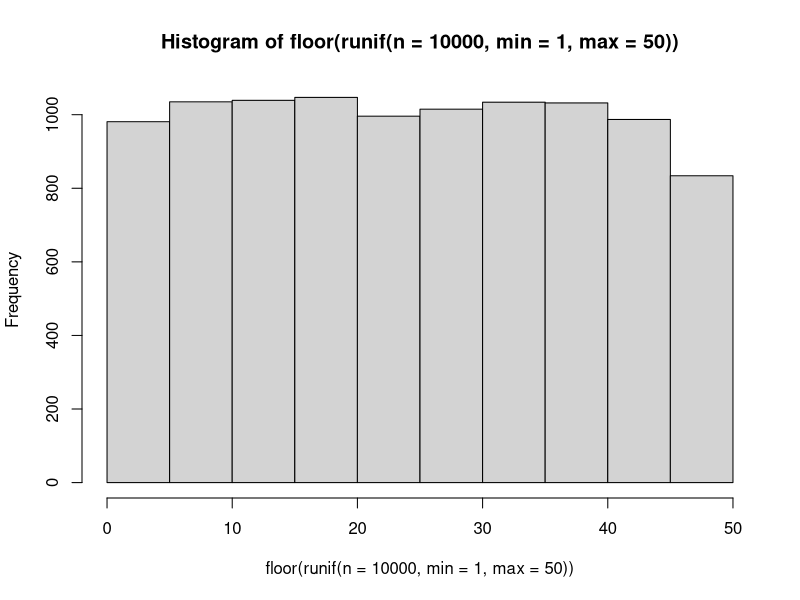
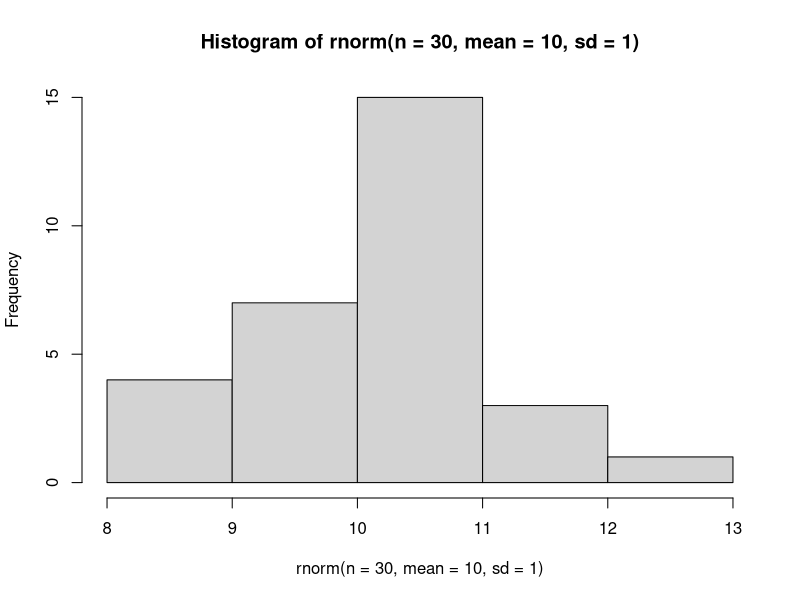
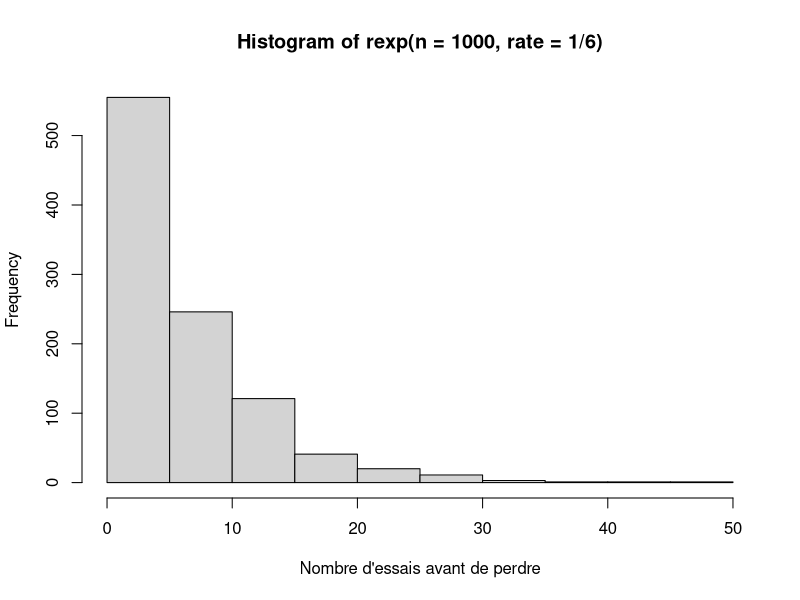
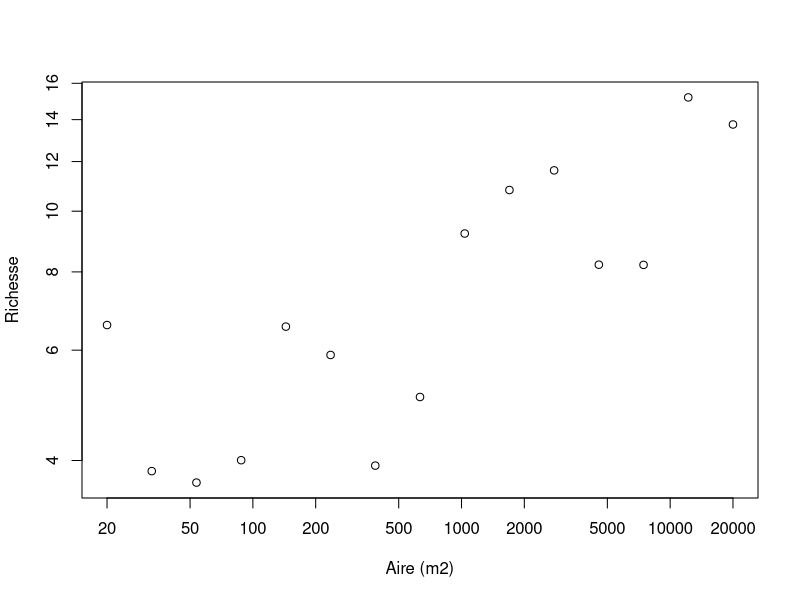
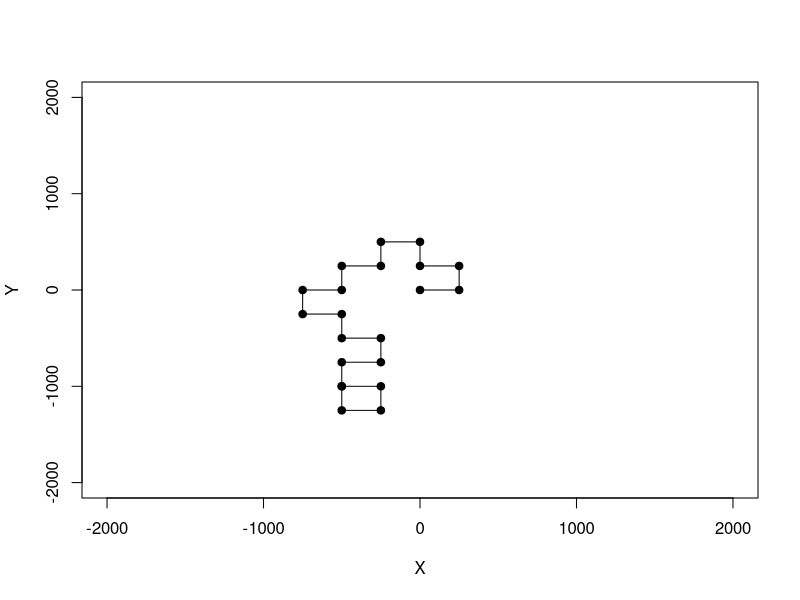
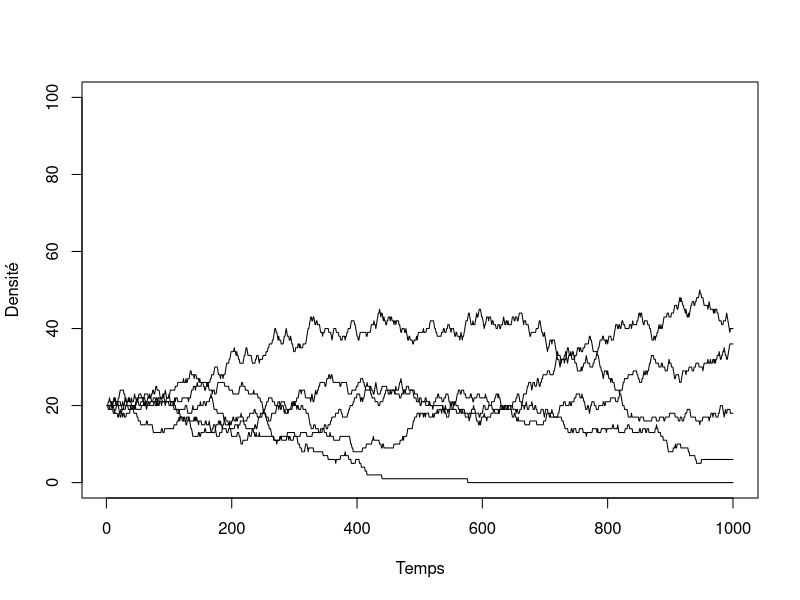
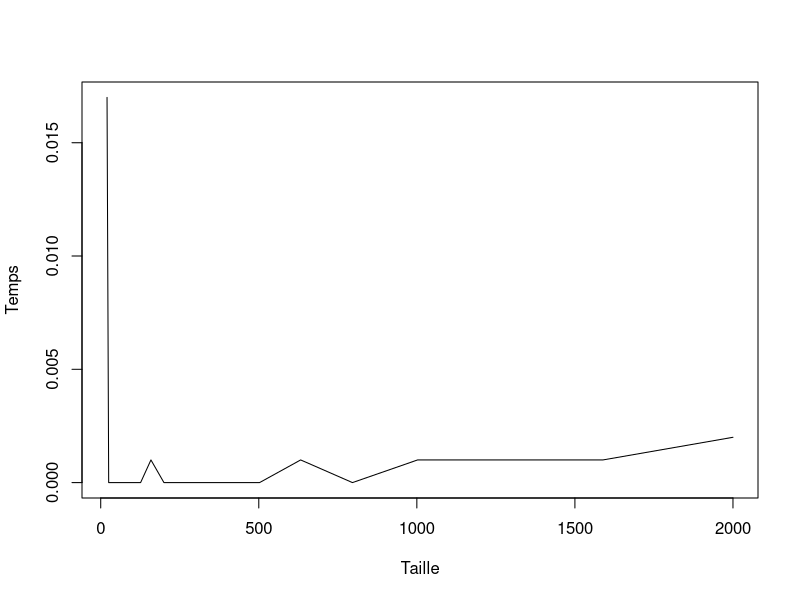

The R script that drew these images, in order:
## ---- chunk 1
tri <- function(x){
	# Calcul de la dimension du vecteur
	taille = length(x)
	ordre = "OUI"
	# Boucle qui tourne jusqu'à ce que tout soit en ordre
	while(ordre == "OUI") {
		ordre = "NON"
		# Boucle qui passe tous les éléments en paire
		for(i in 1:(taille-1)) {
			if(x[i+1] < x[i]) {
				# Inversion des deux lettres
				x[c(i,i+1)] = x[c(i+1,i)]
				# Comme un changement a été fait, l'ordre
				# n'est pas encore garanti
				ordre = "NON"
			}
		}
	}
	return(x)
}
## ---- chunk 2
valeurs = c("2", "3", "4", "5", "6", "7", "8", "9", "10", "valet", "reine", "roi", "as")
couleurs = rep(c("pique", "trèfle", "carreau", "coeur"),each = 13)
cartes = paste(valeurs,"-",couleurs)
tirage = function(n, cartes) {
    sample(x = cartes, size = n, replace = FALSE)
}
tirage(3, cartes)
## ---- chunk 3
hist(floor(runif(n = 10000, min = 1, max = 50)))
## ---- chunk 4
hist(rnorm(n = 30, mean = 10, sd = 1))
## ---- chunk 5
rbinom(n = 10, size = 1, prob = 0.5)
## ---- chunk 6
rmultinom(n = 3, size = 1, prob = rep(1/6, 6))
## ---- chunk 7
hist(rexp(n = 1000, rate = 1/6),
xlab = "Nombre d'essais avant de perdre")
## ---- chunk 8
A = 2*10^seq(1, 4, length.out = 15)
c = 3
z = 0.15
S = rnorm(15, mean = c*A^z, sd = 1.5)
plot(A, S, xlab = "Aire (m2)", ylab = "Richesse",
  log = "xy")
## ---- chunk 9
set.seed(1)
p <- 0.55
alea <- runif(n = 1, min = 0, max = 1)
if(alea < p) res = "pile" else res = "face"
res
## ---- chunk 10
nsteps = 20
xy = matrix(0,nr = 21, nc = 2)
xy[1,] = c(0,0)
direction = 0
set.seed(2)
for(step in 2:(nsteps+1)) {
    # Ḑe quel côté tourner ?
    if(runif(1,0,1) < 0.5) {
      # Tourne à droite
      direction = direction + pi/2 
    }
    else {
      # Tourne à gauche  
      direction = direction - pi/2
    }
    # Calcul des nouvelles coordonnées
    xy[step,1] = xy[step-1,1] + sin(direction)*250 
    xy[step,2] = xy[step-1,2] + cos(direction)*250 
}
## ---- chunk 11
plot(xy[,1],xy[,2], type = "l", xlim = c(-2000,2000),ylim = c(-2000,2000),
    xlab = "X", ylab = "Y")
points(xy[,1],xy[,2],pch = 19)
## ---- chunk 12
etats <- c("A", "B", "C", "D", "E")
p = c(0.1, 0.5, 0.2, 0.05, 0.15)
sum(p)

# On utilise cumsum pour calculer la probabilité cumulative
cump <- cumsum(p)
cump
## ---- chunk 13
alea <- runif(1,0,1)
alea
n_etats <- 5; i = 1; plus_petit = FALSE
while(plus_petit == FALSE) {
    if(alea < cump[i]) {
        decision = etats[i]
        plus_petit = TRUE
    }
    else {
        i = i + 1
    }
}
decision
## ---- chunk 14
tirage <- function(p) {
    etats <- c("A", "B", "C", "D", "E")
    res <- rmultinom(n=1,size=1,prob=p)
    etats[which(res==1)]
}
tirage(p)
## ---- chunk 15
nsteps <- 1000
S <- 5
K <- 100
N <- matrix(nr = nsteps, nc = S)

# Une fonction utile pour faire des tirages
# Elle retourne la position de l'espèce pigée au hasard
tirage  <- function(p) {
    res <- rmultinom(n=1,size=1,prob=p)
    return(which(res==1))
}
## ---- chunk 16
# On démarre la simulation avec 20 individus par espèce
N[1,] =rep(K/S, S)

# La boucle principale
for(step in 2:nsteps) {

    # Calcul de l'abondance relative
    p = N[step-1,] / K

    # On tire l'identité de l'espèce qui meurt
    ID_mort = tirage(p)

    # On applique le changement
    N[step,] = N[step-1,]
    N[step,ID_mort] = N[step,ID_mort] - 1

    # On tire l'identité de la recrue
    ID_recrue = tirage(p)
    N[step,ID_recrue] = N[step,ID_recrue] + 1
}
## ---- chunk 17
# Illustration des résultats
plot(c(1:nsteps), N[,1], type = "l", ylim = c(0,K),
    xlab = "Temps", ylab = "Densité")
for(i in 2:S) lines(c(1:nsteps), N[,i])
## ---- chunk 18
x = runif(1000)
system.time(sort(x))
system.time(tri(x))

## ---- chunk 19
n = 2*10^seq(1,3,0.1)
res = numeric(length(n))
for(i in 1:length(res)) {
	x = runif(n[i])
	res[i] = system.time(tri(x))[3]
}
plot(n,res, type = "l", xlab = "Taille", ylab = "Temps")
## ---- chunk 20
f1 <- function(x) {
	taille <- length(x)
	x2 <- numeric(taille)
	for(i in 1:taille) if(x[i] < 0.5) x2[i] <- 1
}
f2 <- function(x) {
	x2 <- x*0
	x2[x<0.5] <- 1
}
## ---- chunk 21
x = runif(1000000)
system.time(f1(x))
system.time(f2(x))
## ---- chunk 22
f1 <- function(x) {
	res <- numeric(ncol(x))
	for(j in 1:ncol(x)) {
		for(i in 1:nrow(x)){
			res[x] = res[j] + x[i,j]
		}
	}
}
X = matrix(runif(100*100),nr=100,nc=100)
## ---- chunk 23
system.time(rowSums(X))
system.time(apply(X,2,sum))
system.time(f1(X))
